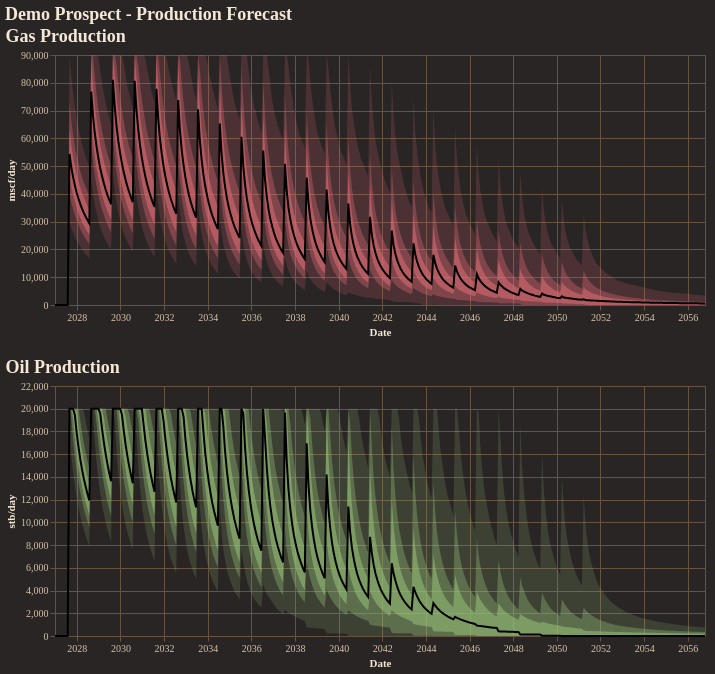

Notebook code for this chart:
### Code cell
fig = reporter.plotter.combined_production_plot(
    figsize=(650, 250),
    backend=PLOTTING_BACKEND
)
fig.show()

### Figure 1 — Vega-Lite specification as saved in the notebook (floating-point values rounded to 4 significant figures; data arrays with more than 128 entries replaced by an {"elided": "..."} marker saying what was removed)
{"config": {"background": "#292524", "view": {"fill": "#292524", "stroke": "#665340"}, "title": {"color": "#f4e9d7", "font": "Merriweather", "fontSize": 18, "fontWeight": 600, "subtitleColor": "#d5c2a6", "anchor": "start"}, "axis": {"domainColor": "#665340", "gridColor": "#665340", "tickColor": "#665340", "labelColor": "#d5c2a6", "titleColor": "#f4e9d7", "labelFont": "Merriweather", "titleFont": "Merriweather"}, "legend": {"titleColor": "#f4e9d7", "labelColor": "#d5c2a6", "labelFont": "Merriweather", "titleFont": "Merriweather", "orient": "top-right", "symbolType": "circle"}, "header": {"labelColor": "#d5c2a6", "titleColor": "#f4e9d7", "labelFont": "Merriweather", "titleFont": "Merriweather"}, "mark": {"color": "#c78d3b"}, "line": {"color": "#c78d3b"}, "bar": {"color": "#c78d3b"}, "point": {"color": "#ddb06d"}, "area": {"color": "#c78d3b", "opacity": 0.35}, "text": {"color": "#f4e9d7", "font": "Merriweather"}, "range": {"category": ["#5DA5DA", "#F28E2B", "#59C36A", "#E15759", "#B07AA1", "#4ECDC4", "#FF9DA7", "#EDC948"]}}, "vconcat": [{"layer": [{"mark": {"type": "area", "color": "rgba(224, 108, 117, 1.0)", "opacity": 0.18}, "encoding": {"tooltip": [{"field": "date", "title": "Date", "type": "temporal"}, {"field": "p01", "format": ",.2f", "title": "P01", "type": "quantitative"}, {"field": "p10", "format": ",.2f", "title": "P10", "type": "quantitative"}, {"field": "p25", "format": ",.2f", "title": "P25", "type": "quantitative"}, {"field": "p50", "format": ",.2f", "title": "P50", "type": "quantitative"}, {"field": "p75", "format": ",.2f", "title": "P75", "type": "quantitative"}, {"field": "p90", "format": ",.2f", "title": "P90", "type": "quantitative"}, {"field": "p99", "format": ",.2f", "title": "P99", "type": "quantitative"}], "x": {"field": "date", "title": "Date", "type": "temporal"}, "y": {"field": "p01", "title": "mscf/day", "type": "quantitative"}, "y2": {"field": "p99"}}}, {"mark": {"type": "area", "color": "rgba(224, 108, 117, 1.0)", "opacity": 0.35}, "encoding": {"tooltip": [{"field": "date", "title": "Date", "type": "temporal"}, {"field": "p01", "format": ",.2f", "title": "P01", "type": "quantitative"}, {"field": "p10", "format": ",.2f", "title": "P10", "type": "quantitative"}, {"field": "p25", "format": ",.2f", "title": "P25", "type": "quantitative"}, {"field": "p50", "format": ",.2f", "title": "P50", "type": "quantitative"}, {"field": "p75", "format": ",.2f", "title": "P75", "type": "quantitative"}, {"field": "p90", "format": ",.2f", "title": "P90", "type": "quantitative"}, {"field": "p99", "format": ",.2f", "title": "P99", "type": "quantitative"}], "x": {"field": "date", "title": "Date", "type": "temporal"}, "y": {"field": "p10", "title": "mscf/day", "type": "quantitative"}, "y2": {"field": "p90"}}}, {"mark": {"type": "area", "color": "rgba(224, 108, 117, 1.0)", "opacity": 0.55}, "encoding": {"tooltip": [{"field": "date", "title": "Date", "type": "temporal"}, {"field": "p01", "format": ",.2f", "title": "P01", "type": "quantitative"}, {"field": "p10", "format": ",.2f", "title": "P10", "type": "quantitative"}, {"field": "p25", "format": ",.2f", "title": "P25", "type": "quantitative"}, {"field": "p50", "format": ",.2f", "title": "P50", "type": "quantitative"}, {"field": "p75", "format": ",.2f", "title": "P75", "type": "quantitative"}, {"field": "p90", "format": ",.2f", "title": "P90", "type": "quantitative"}, {"field": "p99", "format": ",.2f", "title": "P99", "type": "quantitative"}], "x": {"field": "date", "title": "Date", "type": "temporal"}, "y": {"field": "p25", "title": "mscf/day", "type": "quantitative"}, "y2": {"field": "p75"}}}, {"mark": {"type": "line", "color": "black", "strokeWidth": 2}, "encoding": {"tooltip": [{"field": "date", "title": "Date", "type": "temporal"}, {"field": "p01", "format": ",.2f", "title": "P01", "type": "quantitative"}, {"field": "p10", "format": ",.2f", "title": "P10", "type": "quantitative"}, {"field": "p25", "format": ",.2f", "title": "P25", "type": "quantitative"}, {"field": "p50", "format": ",.2f", "title": "P50", "type": "quantitative"}, {"field": "p75", "format": ",.2f", "title": "P75", "type": "quantitative"}, {"field": "p90", "format": ",.2f", "title": "P90", "type": "quantitative"}, {"field": "p99", "format": ",.2f", "title": "P99", "type": "quantitative"}], "x": {"field": "date", "title": "Date", "type": "temporal"}, "y": {"field": "p50", "title": "mscf/day", "type": "quantitative"}}}], "data": {"name": "data-2005697a7223924afe187850b81453cb"}, "height": 250, "title": "Gas Production", "width": 650}, {"layer": [{"mark": {"type": "area", "color": "rgba(152, 195, 121, 1.0)", "opacity": 0.18}, "encoding": {"tooltip": [{"field": "date", "title": "Date", "type": "temporal"}, {"field": "p01", "format": ",.2f", "title": "P01", "type": "quantitative"}, {"field": "p10", "format": ",.2f", "title": "P10", "type": "quantitative"}, {"field": "p25", "format": ",.2f", "title": "P25", "type": "quantitative"}, {"field": "p50", "format": ",.2f", "title": "P50", "type": "quantitative"}, {"field": "p75", "format": ",.2f", "title": "P75", "type": "quantitative"}, {"field": "p90", "format": ",.2f", "title": "P90", "type": "quantitative"}, {"field": "p99", "format": ",.2f", "title": "P99", "type": "quantitative"}], "x": {"field": "date", "title": "Date", "type": "temporal"}, "y": {"field": "p01", "title": "stb/day", "type": "quantitative"}, "y2": {"field": "p99"}}}, {"mark": {"type": "area", "color": "rgba(152, 195, 121, 1.0)", "opacity": 0.35}, "encoding": {"tooltip": [{"field": "date", "title": "Date", "type": "temporal"}, {"field": "p01", "format": ",.2f", "title": "P01", "type": "quantitative"}, {"field": "p10", "format": ",.2f", "title": "P10", "type": "quantitative"}, {"field": "p25", "format": ",.2f", "title": "P25", "type": "quantitative"}, {"field": "p50", "format": ",.2f", "title": "P50", "type": "quantitative"}, {"field": "p75", "format": ",.2f", "title": "P75", "type": "quantitative"}, {"field": "p90", "format": ",.2f", "title": "P90", "type": "quantitative"}, {"field": "p99", "format": ",.2f", "title": "P99", "type": "quantitative"}], "x": {"field": "date", "title": "Date", "type": "temporal"}, "y": {"field": "p10", "title": "stb/day", "type": "quantitative"}, "y2": {"field": "p90"}}}, {"mark": {"type": "area", "color": "rgba(152, 195, 121, 1.0)", "opacity": 0.55}, "encoding": {"tooltip": [{"field": "date", "title": "Date", "type": "temporal"}, {"field": "p01", "format": ",.2f", "title": "P01", "type": "quantitative"}, {"field": "p10", "format": ",.2f", "title": "P10", "type": "quantitative"}, {"field": "p25", "format": ",.2f", "title": "P25", "type": "quantitative"}, {"field": "p50", "format": ",.2f", "title": "P50", "type": "quantitative"}, {"field": "p75", "format": ",.2f", "title": "P75", "type": "quantitative"}, {"field": "p90", "format": ",.2f", "title": "P90", "type": "quantitative"}, {"field": "p99", "format": ",.2f", "title": "P99", "type": "quantitative"}], "x": {"field": "date", "title": "Date", "type": "temporal"}, "y": {"field": "p25", "title": "stb/day", "type": "quantitative"}, "y2": {"field": "p75"}}}, {"mark": {"type": "line", "color": "black", "strokeWidth": 2}, "encoding": {"tooltip": [{"field": "date", "title": "Date", "type": "temporal"}, {"field": "p01", "format": ",.2f", "title": "P01", "type": "quantitative"}, {"field": "p10", "format": ",.2f", "title": "P10", "type": "quantitative"}, {"field": "p25", "format": ",.2f", "title": "P25", "type": "quantitative"}, {"field": "p50", "format": ",.2f", "title": "P50", "type": "quantitative"}, {"field": "p75", "format": ",.2f", "title": "P75", "type": "quantitative"}, {"field": "p90", "format": ",.2f", "title": "P90", "type": "quantitative"}, {"field": "p99", "format": ",.2f", "title": "P99", "type": "quantitative"}], "x": {"field": "date", "title": "Date", "type": "temporal"}, "y": {"field": "p50", "title": "stb/day", "type": "quantitative"}}}], "data": {"name": "data-9a831978438dd6daf8bb874f76d2194c"}, "height": 250, "title": "Oil Production", "width": 650}], "title": "Demo Prospect - Production Forecast", "$schema": "https://vega.github.io/schema/vega-lite/v5.20.1.json", "datasets": {"data-2005697a7223924afe187850b81453cb": {"elided": "360 records"}, "data-9a831978438dd6daf8bb874f76d2194c": {"elided": "360 records"}}}
